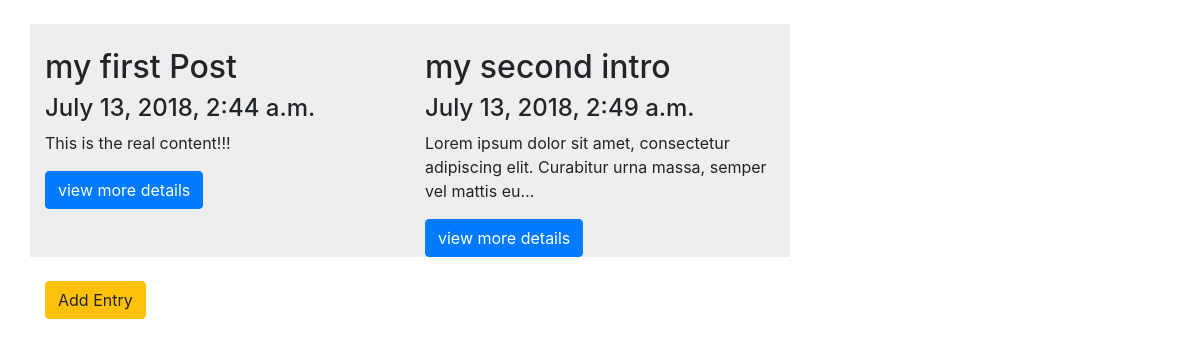
Before: / with the older database file.
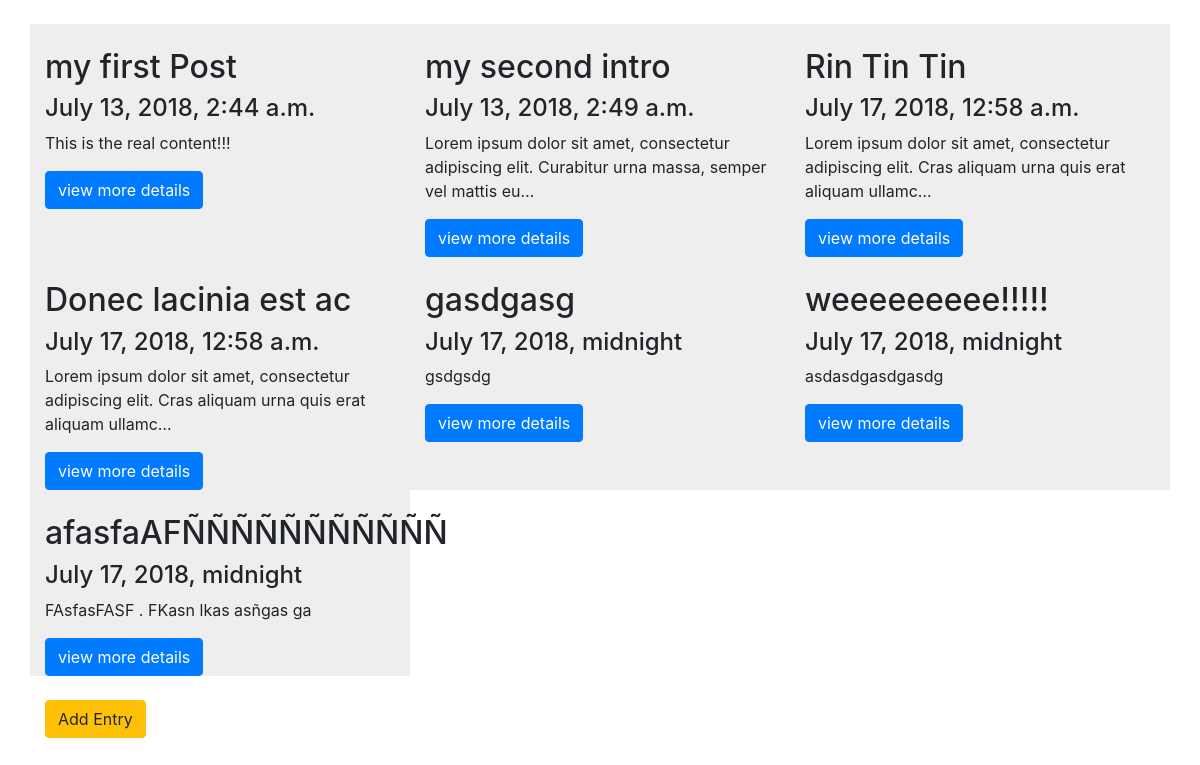
After: the same page with the newer database file.
### myapp/models.py (models this page shows, shortened)
class Entry(models.Model):
    title = models.CharField(max_length=100)
    date = models.DateTimeField()
    content = models.TextField()

### myapp/views.py (the view)
# urls.py: path('', views.index, name='index' ),
def index(request):
    entries = Entry.objects.all()
    return render(request, 'myapp/index.html', { 'entries': entries })

### myapp/templates/myapp/index.html
{% extends 'myapp/base.html' %}
{% block content %}
<div class="container">
  <br />
  <div class="row">
    {% for entry in entries %}
      {% include 'myapp/_app_entry.html' %}
    {% endfor %}
  </div>
  <br />
  <div class="row">
    <div class="col-lg-8">
      <button onClick="window.location='{% url 'add' %}'" type="button" class="btn btn-warning">Add Entry</button>
    </div>
  </div>
</div>
{% endblock %}

### myapp/templates/myapp/_app_entry.html (shortened to what this page needs)
<div class="app_entry col-lg-4">
    <h2> {{ entry.title }}</h2>
    <h4> {{ entry.date }} </h4>
    <p>
      {{ entry.content|truncatechars:100 }}
    </p>
    <button onClick="window.location='{% url 'details' pk=entry.id %}'" class="btn btn-primary">view more details</button>
</div>

Changed rows visible on the page:
added Entry: title "Rin Tin Tin", date "July 17, 2018, 12:58 a.m.", content "Lorem ipsum dolor sit amet, consectetur adipiscing elit. Cras aliquam urna quis erat aliquam ullamc…"
added Entry: title "Donec lacinia est ac", date "July 17, 2018, 12:58 a.m.", content "Lorem ipsum dolor sit amet, consectetur adipiscing elit. Cras aliquam urna quis erat aliquam ullamc…"
added Entry: title "gasdgasg", date "July 17, 2018, midnight", content "gsdgsdg"
added Entry: title "weeeeeeeee!!!!!", date "July 17, 2018, midnight", content "asdasdgasdgasdg"
added Entry: title "afasfaAFÑÑÑÑÑÑÑÑÑÑÑ", date "July 17, 2018, midnight", content "FAsfasFASF . FKasn lkas asñgas ga"
